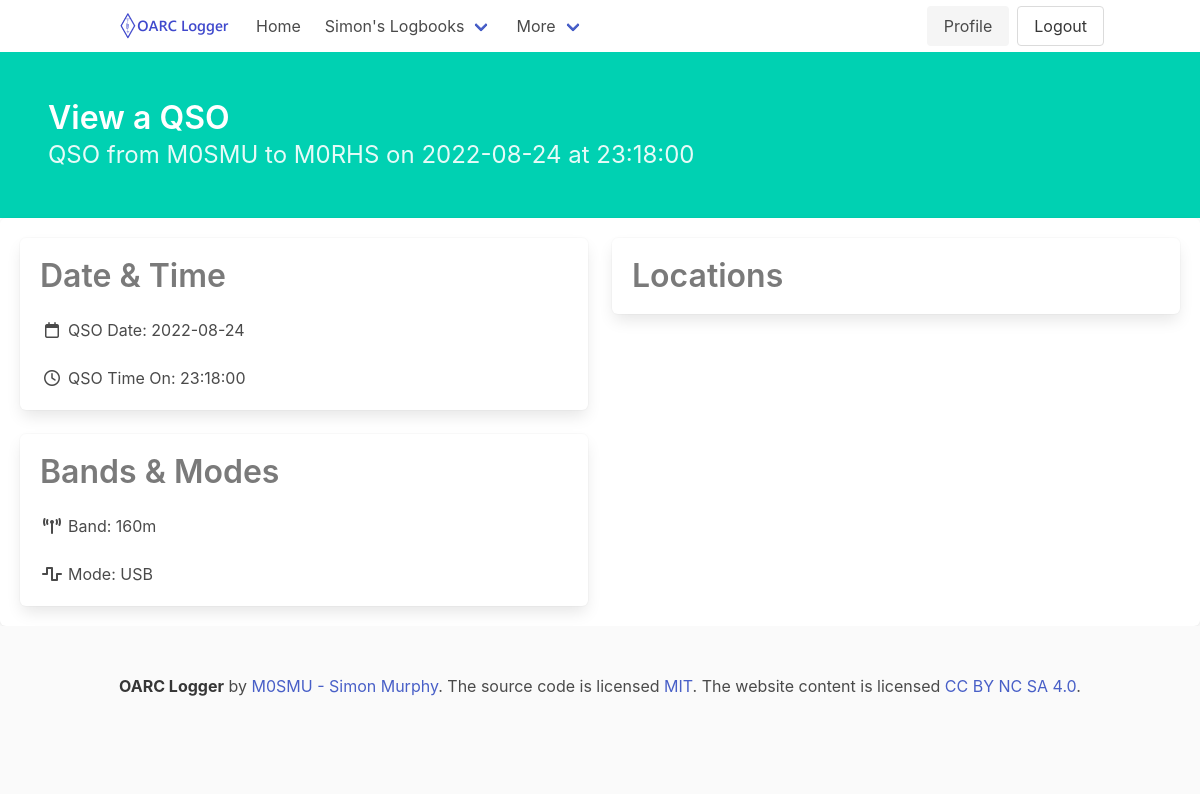
Page /qsos/view/M0RHS/2022-08-24/23:18:00.000000 (signed in) on the earlier database version.
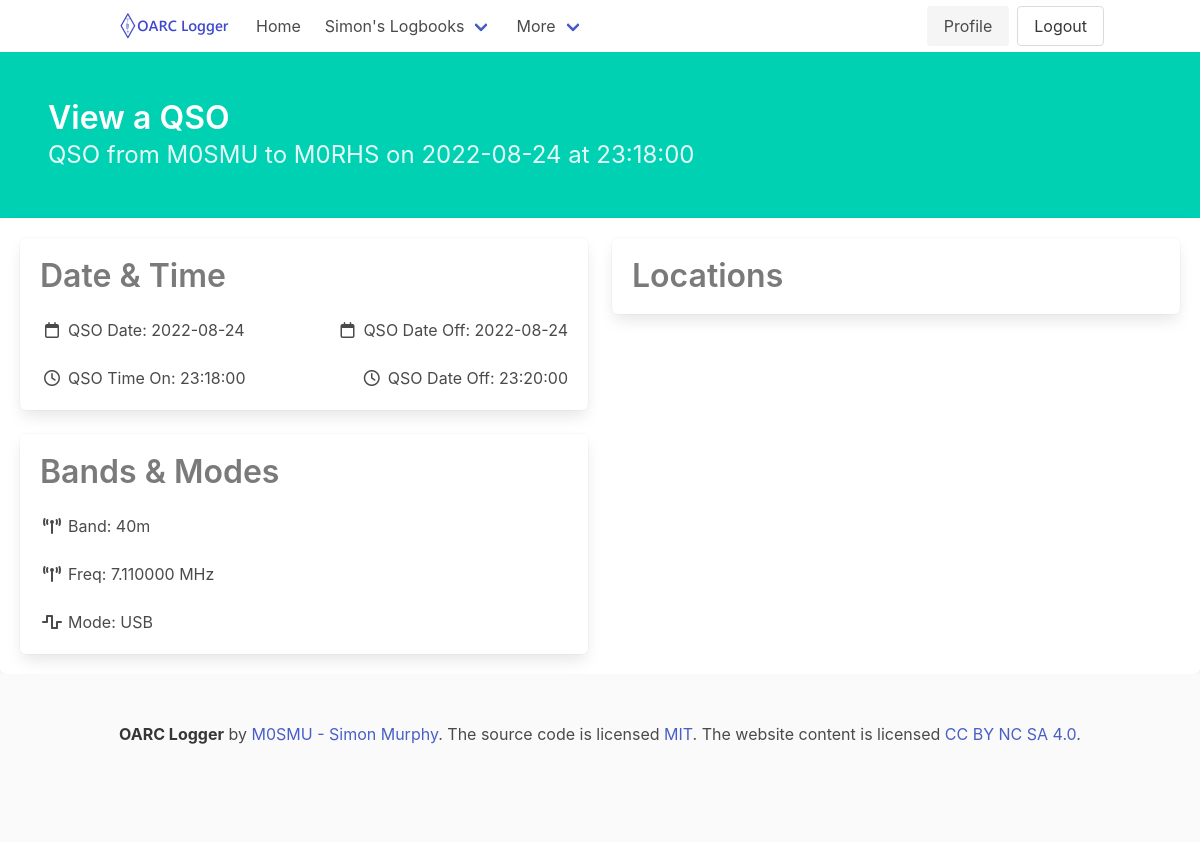
Same page on the later database version.
### logger/models.py (models this page shows, shortened)
class User(UserMixin, db.Model):
    id = db.Column(db.Integer, primary_key=True) # primary keys are required by SQLAlchemy
    name = db.Column(db.String(1000), unique=True)
    email = db.Column(db.String(100), unique=True)
    password = db.Column(db.String(100))
    created_on = db.Column(db.DateTime())
    last_login = db.Column(db.DateTime())
    callsigns = db.relationship('Callsign', backref='user', lazy=True)

class QSO(db.Model):
    id = db.Column(db.Integer, primary_key=True) # primary keys are required by SQLAlchemy
    band = db.Column(db.String(25))
    band_rx = db.Column(db.String(25))
    mode = db.Column(db.String(25))
    submode = db.Column(db.String(25))
    freq = db.Column(db.String(25))
    freq_rx = db.Column(db.String(25))
    call = db.Column(db.String(50))
    station_callsign = db.Column(db.String(50))
    operator = db.Column(db.String(50))
    owner_callsign = db.Column(db.String(50))
    qso_date = db.Column(db.Date())
    qso_date_off = db.Column(db.Date())
    time_on = db.Column(db.Time())
    time_off = db.Column(db.Time())
    gridsquare = db.Column(db.String(10))
    my_gridsquare = db.Column(db.String(10))
    rst_rcvd = db.Column(db.String(10))
    rst_sent = db.Column(db.String(10))
    tx_pwr = db.Column(db.String(10))
    my_rig = db.Column(db.String(100))
    my_antenna = db.Column(db.String(100))
    qso_random = db.Column(db.String(1))
    qso_complete = db.Column(db.String(3))
    sat_mode = db.Column(db.String(25))
    sat_name = db.Column(db.String(25))
    srx = db.Column(db.Integer)
    srx_string = db.Column(db.String(50))
    stx = db.Column(db.Integer)
    stx_string = db.Column(db.String(50))
    my_sota_ref = db.Column(db.String(25))
    sota_ref = db.Column(db.String(25))
    my_iota = db.Column(db.String(6))
    iota = db.Column(db.String(6))
    my_iota_island_id = db.Column(db.Integer)
    iota_island_id = db.Column(db.Integer)
    country = db.Column(db.String(50))
    my_country = db.Column(db.String(50))
    distance = db.Column(db.String(10))
    dxcc = db.Column(db.Integer)
    my_dxcc = db.Column(db.Integer)
    name = db.Column(db.String(50))
    my_name = db.Column(db.String(50))
    my_city = db.Column(db.String(50))
    cqz = db.Column(db.Integer)
    my_cq_zone = db.Column(db.Integer)
    ituz = db.Column(db.Integer)
    my_itu_zone = db.Column(db.Integer)
    qsl_rcvd = db.Column(db.String(3))
    qsl_rcvd_via = db.Column(db.String(3))
    qsl_sent = db.Column(db.String(3))
    qsl_sent_via = db.Column(db.String(3))
    lotw_qsl_rcvd = db.Column(db.String(3))
    lotw_qsl_sent = db.Column(db.String(3))
    lotw_qslsdate = db.Column(db.Date())
    eqsl_qsl_rcvd = db.Column(db.String(3))
    eqsl_qsl_sent = db.Column(db.String(3))
    eqsl_qslsdate = db.Column(db.Date())
    qrzcom_qso_upload_status = db.Column(db.String(3))
    qrzcom_qso_upload_date = db.Column(db.Date())
    address = db.Column(db.String(50))
    a_index = db.Column(db.Integer)
    k_index = db.Column(db.Integer)
    sfi = db.Column(db.Integer)
    ant_az = db.Column(db.Integer)
    ant_el = db.Column(db.Integer)
    comment = db.Column(db.String(255))
    cont = db.Column(db.String(2))
    email = db.Column(db.String(255))
    cnty = db.Column(db.String(50))
    my_cnty = db.Column(db.String(50))
    my_postal_code = db.Column(db.String(10))
    qth = db.Column(db.String(50))
    swl = db.Column(db.String(2))
    lat = db.Column(db.String(11))
    my_lat = db.Column(db.String(11))
    lon = db.Column(db.String(11))
    my_lon = db.Column(db.String(11))
    pfx = db.Column(db.String(15))

### logger/qsos/views.py (the view)
@qsos.route('/view/<call>/<date>/<time>')
@login_required
def viewqso(call, date, time):
    call = call.replace('_', '/')
    qso = QSO.query.filter_by(call=call, qso_date=date, time_on=time).first()
    return render_template('viewqso.html', qso=qso)

### logger/application.py (called while the page is built)
def create_app():
    app = Flask(__name__)
    app.config.from_object(Config)
    db.init_app(app)
    migrate = Migrate(app, db, render_as_batch=True)
    login_manager = LoginManager()
    login_manager.login_view = 'users.login'
    login_manager.init_app(app)
    from logger.models import User
    @login_manager.user_loader
    def load_user(user_id):
        return User.query.get(int(user_id))
    app.register_blueprint(users, url_prefix='/users')
    app.register_blueprint(callsigns, url_prefix='/callsigns')
    app.register_blueprint(qsos, url_prefix='/qsos')
    @app.route("/")
    def index():
        return render_template('index.html')
    @app.route("/about")
    def about():
        return render_template('about.html')
    @app.template_filter()
    def MhzFormat(value):
        value = float(value)/1000000
        return "{:,.6f} MHz".format(value)
    return app

### logger/templates/viewqso.html (shortened to what this page needs)
{% extends 'base.html' %}
{% block hero %}is-primary{% endblock %}
{% block content %}
		<div class="bd-hero-heading">
			<h1 class="title algolia-lvl0">
				{% block title %} <p>View a QSO</p> {% endblock %}
			</h1>
			<div class="subtitle is-4 algolia-lvl1">
				<p>QSO from {{ qso.station_callsign }} to {{ qso.call }} on {{ qso.qso_date }} at {{ qso.time_on }}</p>
			</div>
		</div>
	</div>
</section>
<section>
	<div class="box">
		<div class="columns">
			<div class="column">
				<div class="box">
					<p class="title has-text-grey">Date & Time</p>
					<nav class="level">
						<div class="level-left">
							<div class="level-item">
								<div class="icon-text">
									<span class="icon">
										<i class="far fa-calendar"></i>
									</span>
									<span>QSO Date: {{ qso.qso_date }}</span>
								</div>
							</div>
						</div>
						{% if qso.qso_date_off %}
						<div class="level-right">
							<div class="level-item">
								<div class="icon-text">
									<span class="icon">
										<i class="far fa-calendar"></i>
									</span>
									<span>QSO Date Off: {{ qso.qso_date_off }}</span>
								</div>
							</div>
						</div>
						{% endif %}
					</nav>
					<nav class="level">
						<div class="level-left">
							<div class="level-item">
								<div class="icon-text">
									<span class="icon">
										<i class="far fa-clock"></i>
									</span>
									<span>QSO Time On: {{ qso.time_on }}</span>
								</div>
							</div>
						</div>
						{% if qso.time_off %}
						<div class="level-right">
							<div class="level-item">
								<div class="icon-text">
									<span class="icon">
										<i class="far fa-clock"></i>
									</span>
									<span>QSO Date Off: {{ qso.time_off }}</span>
								</div>
							</div>
						</div>
						{% endif %}
					</nav>
				</div>
				<div class="box">
					<p class="title has-text-grey">Bands & Modes</p>
					<nav class="level">
						<div class="level-left">
							<div class="level-item">
								<div class="icon-text">
									<span class="icon">
										<i class="fa-solid fa-tower-broadcast"></i>
									</span>
									<span>Band: {{ qso.band }}</span>
								</div>
							</div>
						</div>
					</nav>
					{% if qso.freq or qso.freq_rx %}
					<nav class="level">
						{% if qso.freq %}
						<div class="level-left">
							<div class="level-item">
								<div class="icon-text">
									<span class="icon">
										<i class="fa-solid fa-tower-broadcast"></i>
									</span>
									<span>Freq: {{ qso.freq | MhzFormat }}</span>
								</div>
							</div>
						</div>
						{% endif %}
					</nav>
					{% endif %}
					<nav class="level">
						<div class="level-left">
							<div class="level-item">
								<div class="icon-text">
									<span class="icon">
										<i class="fa-solid fa-wave-square"></i>
									</span>
									<span>Mode: {{ qso.mode }}</span>
								</div>
							</div>
						</div>
					</nav>
				</div>
			</div>
			<div class="column">
				<div class="box">
						<p class="title has-text-grey">Locations</p>
				</div>
			</div>
		</div>
	</div>
</section>
{% endblock %}

### logger/templates/base.html (shortened to what this page needs)
<!DOCTYPE html>
<html>
<head>
    <link rel="stylesheet" href="https://cdn.jsdelivr.net/npm/bulma@0.9.4/css/bulma.min.css" />
</head>
<body>
    <nav class="navbar">
        <div class="container">
            <div class="navbar-brand">
                <a class="navbar-item" href="https://oarc.uk">
                    <img src="{{ url_for('static', filename='OARCLogger.png') }}" width="112" height="28">
                </a>
            </div>
            <div id="navbarMenuHeroA" class="navbar-menu">
                <div id="navbarBasicExample" class="navbar-menu">
                    <div class="navbar-start">
                        <a href="{{ url_for('users.index') }}" class="navbar-item">
                            Home
                        </a>
                        {% if current_user.is_authenticated %}
                        <div class="navbar-item has-dropdown is-hoverable">
                            <a class="navbar-link">
                            {{ current_user.name }}'s Logbooks
                            </a>
                        </div>
                        {% endif %}
                        <div class="navbar-item has-dropdown is-hoverable">
                            <a class="navbar-link">
                            More
                            </a>
                        </div>
                    </div>
                <div class="navbar-end">
                    <div class="buttons">
                        {% if current_user.is_authenticated %}
                        <a href="{{ url_for('users.profile', user=current_user.name) }}" class="button is-light">
                            Profile
                        </a>
                        {% endif %}
                        {% if current_user.is_authenticated %}
                        <a href="{{ url_for('users.logout') }}" class="button">
                            Logout
                        </a>
                    {% endif %}
                </div>
            </div>
        </div>
    </nav>
    <section class="hero {% block hero %}is-light{% endblock %}">
        <div class="hero-body">
            {% block content %}
            {% endblock %}
</body>
<footer class="footer">
    <div class="content has-text-centered">
      <p>
        <strong>OARC Logger</strong> by <a href="https://qrz.com/db/M0SMU">M0SMU - Simon Murphy</a>. The source code is licensed
        <a href="http://opensource.org/licenses/mit-license.php">MIT</a>. The website content
        is licensed <a href="http://creativecommons.org/licenses/by-nc-sa/4.0/">CC BY NC SA 4.0</a>.
      </p>
    </div>
  </footer>
</html>

Differences in the rows shown:
changed QSO "M0SMU": qso_date_off (not shown) → "2022-08-24"; time_off (not shown) → "23:20:00"; band "160m" → "40m"; freq empty → "7110000" (drawn); freq|MhzFormat (not shown) → "7.110000 MHz"
Other differences:
text now shown: "QSO Date Off: QSO Date Off: Freq:"
